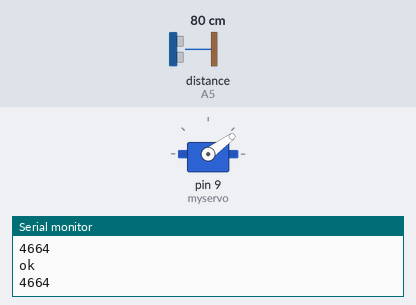
The sketch below on a simulated Arduino Uno, built with avr-gcc and run on an emulated ATmega328P. Parts: servo, the last lines printed to the serial monitor. The inputs (shaded band) are chosen by the test bench; at power-on: distance to the obstacle (sensor on A5) 80 cm. The echo pulse lasts 58.3 µs per cm.

Above: at 4.4 s.
4.5 s: distance to the obstacle (sensor on A5) set to 11 cm
At 4.91 s:
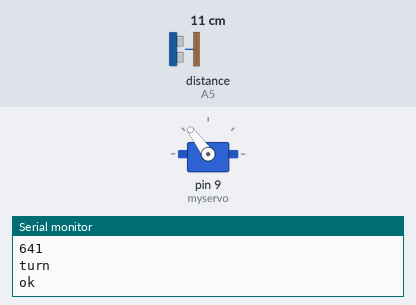
7.5 s: distance to the obstacle (sensor on A5) set to 8 cm
9.0 s: distance to the obstacle (sensor on A5) set to 18 cm
At 9.43 s:
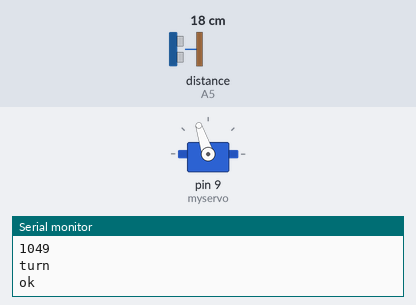
At 10.3 s:
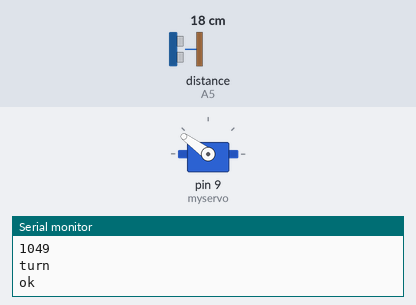
12.0 s: distance to the obstacle (sensor on A5) set to 2 cm
Timing chart, 0 to 14.5 s (numbered marks = the images above; inputs shaded):
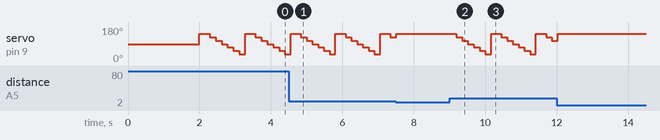

Measured:
- after the input at 9.0 s, servo on pin 9 (myservo): 144° → 126° after 0.19 s, then repeats every 1.3 s: 108° 0.16 s, 90° 0.16 s, 72° 0.16 s, 54° 0.16 s, 36° 0.16 s, 144° 0.28 s, 126° 0.16 s
- by itself, servo on pin 9 (myservo): repeats every 1.3 s: 126° 0.16 s, 108° 0.16 s, 90° 0.16 s, 72° 0.16 s, 54° 0.16 s, 36° 0.16 s, 144° 0.28 s

The sketch:

APC_4_ROBOT.ino
```cpp
#include <Ultrasonic.h>
#include <AFMotor.h>
#include <Servo.h>
#include "./NewPing/NewPing.h"

#define TRIG_PIN A4 // Pin A4 on the Motor Drive Shield soldered to the ultrasonic sensor
#define ECHO_PIN A5 // Pin A5 on the Motor Drive Shield soldered to the ultrasonic sensor
#define MAX_DISTANCE 200 // sets maximum useable sensor measuring distance to 200cm
#define MAX_SPEED 180 // sets speed of DC traction motors to 180/256 or about 70% of full speed - to get power drain down.
#define MAX_SPEED_OFFSET 20 // this sets offset to allow for differences between the two DC traction motors
#define COLL_DIST 10 // sets distance at which robot stops and reverses to 10cm
#define TURN_DIST COLL_DIST+10 // sets distance at which robot veers away from object (not reverse) to 20cm (10+10)
NewPing sonar(TRIG_PIN, ECHO_PIN, MAX_DISTANCE); // sets up sensor library to use the correct pins to measure distance.

//Ultrasonic ultrasonic(12, 13);

AF_DCMotor motor1(1, MOTOR12_1KHZ); // create motor #1 using M1 output on Motor Drive Shield, set to 1kHz PWM frequency
AF_DCMotor motor2(4, MOTOR12_1KHZ); // create motor #2, using M2 output, set to 1kHz PWM frequency
Servo myservo;  // create servo object to control a servo

int pos = 0; // this sets up variables for use in the sketch (code)
int maxDist = 0;
int maxAngle = 0;
int maxRight = 0;
int maxLeft = 0;
int maxFront = 0;
int course = 0;
int curDist = 0;
String motorSet = "";
int speedSet = 0;

//-------------------------------------------- SETUP LOOP ----------------------------------------------------------------------------
void setup() {
	Serial.begin(9600);
	myservo.attach(9);  // attaches the servo on pin 9 (SERVO_2 on the Motor Drive Shield to the servo object
	myservo.write(90); // tells the servo to position at 90-degrees ie. facing forward.
	delay(2000); // delay for two seconds
	checkPath(); // run the CheckPath routine to find the best path to begin travel
	motorSet = "FORWARD"; // set the director indicator variable to FORWARD
	myservo.write(90); // make sure servo is still facing forward
	//moveForward(); // run function to make robot move forward*/
}
//------------------------------------------------------------------------------------------------------------------------------------

//---------------------------------------------MAIN LOOP ------------------------------------------------------------------------------
void loop() {
	//Serial.print("Distance in CM: ");
	// Pass INC as a parameter to get the distance in inches
	//Serial.println(readPing());
	//delay(1000);
	//checkForward(); // check that if the robot is supposed to be moving forward, that the drive motors are set to move forward - this is needed to overcome some issues with only using 4 AA NiMH batteries
	checkPath(); // set ultrasonic sensor to scan for any possible obstacles
}
//-------------------------------------------------------------------------------------------------------------------------------------
void checkPath() {
	int curLeft = 0;
	int curFront = 0;
	int curRight = 0;
	int curDist = 0;
	myservo.write(144); // set servo to face left 54-degrees from forward
	delay(120); // wait 120milliseconds for servo to reach position
	for (pos = 144; pos >= 36; pos -= 18)     // loop to sweep the servo (& sensor) from 144-degrees left to 36-degrees right at 18-degree intervals.
	{
		myservo.write(pos);  // tell servo to go to position in variable 'pos'
		delay(90); // wait 90ms for servo to get to position
		//checkForward(); // check the robot is still moving forward
		curDist = readPing(); // get the current distance to any object in front of sensor
		if (curDist < COLL_DIST) { // if the current distance to object is less than the collision distance
			Serial.println("crash");
			Serial.println("distance");

			//checkCourse(); // run the checkCourse function
			break; // jump out of this loop
		}
		if (curDist < TURN_DIST) { // if current distance is less than the turn distance
			//changePath(); // run the changePath function
			Serial.println("turn");
		}


		Serial.println("ok");
		//if (curDist > curDist) { maxAngle = pos; }
		//if (pos > 90 && curDist > curLeft) { curLeft = curDist; }
		//if (pos == 90 && curDist > curFront) { curFront = curDist; }
		//if (pos < 90 && curDist > curRight) { curRight = curDist; }
	}
	maxLeft = curLeft;
	maxRight = curRight;
	maxFront = curFront;
}
//-------------------------------------------------------------------------------------------------------------------------------------
void setCourse() { // set direction for travel based on a very basic distance map, simply which direction has the greatest distance to and object - turning right or left?
	if (maxAngle < 90) { turnRight(); }
	if (maxAngle > 90) { turnLeft(); }
	maxLeft = 0;
	maxRight = 0;
	maxFront = 0;
}
//-------------------------------------------------------------------------------------------------------------------------------------
void checkCourse() { // we're about to hit something so move backwards, stop, find where the empty path is.
	moveBackward();
	delay(500);
	moveStop();
	setCourse();
}
//-------------------------------------------------------------------------------------------------------------------------------------
void changePath() {
	if (pos < 90) { veerLeft(); } // if current pos of sensor is less than 90-degrees, it means the object is on the right hand side so veer left
	if (pos > 90) { veerRight(); } // if current pos of sensor is greater than 90-degrees, it means the object is on the left hand side so veer right
}
//-------------------------------------------------------------------------------------------------------------------------------------

int readPing() { // read the ultrasonic sensor distance
	delay(70);
	unsigned int uS = sonar.ping();
	Serial.println(uS);
	int cm = uS / US_ROUNDTRIP_CM;
	return cm;
}
//-------------------------------------------------------------------------------------------------------------------------------------
void checkForward() { if (motorSet == "FORWARD") { motor1.run(FORWARD); motor2.run(FORWARD); } }     // make sure motors are going forward
//-------------------------------------------------------------------------------------------------------------------------------------
void checkBackward() { if (motorSet == "BACKWARD") { motor1.run(BACKWARD); motor2.run(BACKWARD); } } // make sure motors are going backward
//-------------------------------------------------------------------------------------------------------------------------------------

// In some cases, the Motor Drive Shield may just stop if the supply voltage is too low (due to using only four NiMH AA cells).
// The above functions simply remind the Shield that if it's supposed to go forward, then make sure it is going forward and vice versa.

//-------------------------------------------------------------------------------------------------------------------------------------
void moveStop() { motor1.run(RELEASE); motor2.run(RELEASE); }  // stop the motors.
//-------------------------------------------------------------------------------------------------------------------------------------
void moveForward() {
	motorSet = "FORWARD";
	motor1.run(FORWARD);      // turn it on going forward
	motor2.run(FORWARD);      // turn it on going forward
	for (speedSet = 0; speedSet < MAX_SPEED; speedSet += 2) // slowly bring the speed up to avoid loading down the batteries too quickly
	{
		motor1.setSpeed(speedSet);
		motor2.setSpeed(speedSet + MAX_SPEED_OFFSET);
		delay(5);
	}
}
//-------------------------------------------------------------------------------------------------------------------------------------
void moveBackward() {
	motorSet = "BACKWARD";
	motor1.run(BACKWARD);      // turn it on going forward
	motor2.run(BACKWARD);     // turn it on going forward
	for (speedSet = 0; speedSet < MAX_SPEED; speedSet += 2) // slowly bring the speed up to avoid loading down the batteries too quickly
	{
		motor1.setSpeed(speedSet);
		motor2.setSpeed(speedSet + MAX_SPEED_OFFSET);
		delay(5);
	}
}
//-------------------------------------------------------------------------------------------------------------------------------------
void turnRight() {
	motorSet = "RIGHT";
	motor1.run(FORWARD);      // turn motor 1 forward
	motor2.run(BACKWARD);     // turn motor 2 backward
	delay(400); // run motors this way for 400ms
	motorSet = "FORWARD";
	motor1.run(FORWARD);      // set both motors back to forward
	motor2.run(FORWARD);
}
//-------------------------------------------------------------------------------------------------------------------------------------
void turnLeft() {
	motorSet = "LEFT";
	motor1.run(BACKWARD);     // turn motor 1 backward
	motor2.run(FORWARD);      // turn motor 2 forward
	delay(400); // run motors this way for 400ms
	motorSet = "FORWARD";
	motor1.run(FORWARD);      // turn it on going forward
	motor2.run(FORWARD);      // turn it on going forward
}
//-------------------------------------------------------------------------------------------------------------------------------------
void veerRight() { motor2.run(BACKWARD); delay(400); motor2.run(FORWARD); } // veering right? set right motor backwards for 400ms
//-------------------------------------------------------------------------------------------------------------------------------------
void veerLeft() { motor1.run(BACKWARD); delay(400); motor1.run(FORWARD); } // veering left? set left motor backwards for 400ms
//-------------------------------------------------------------------------------------------------------------------------------------
```
